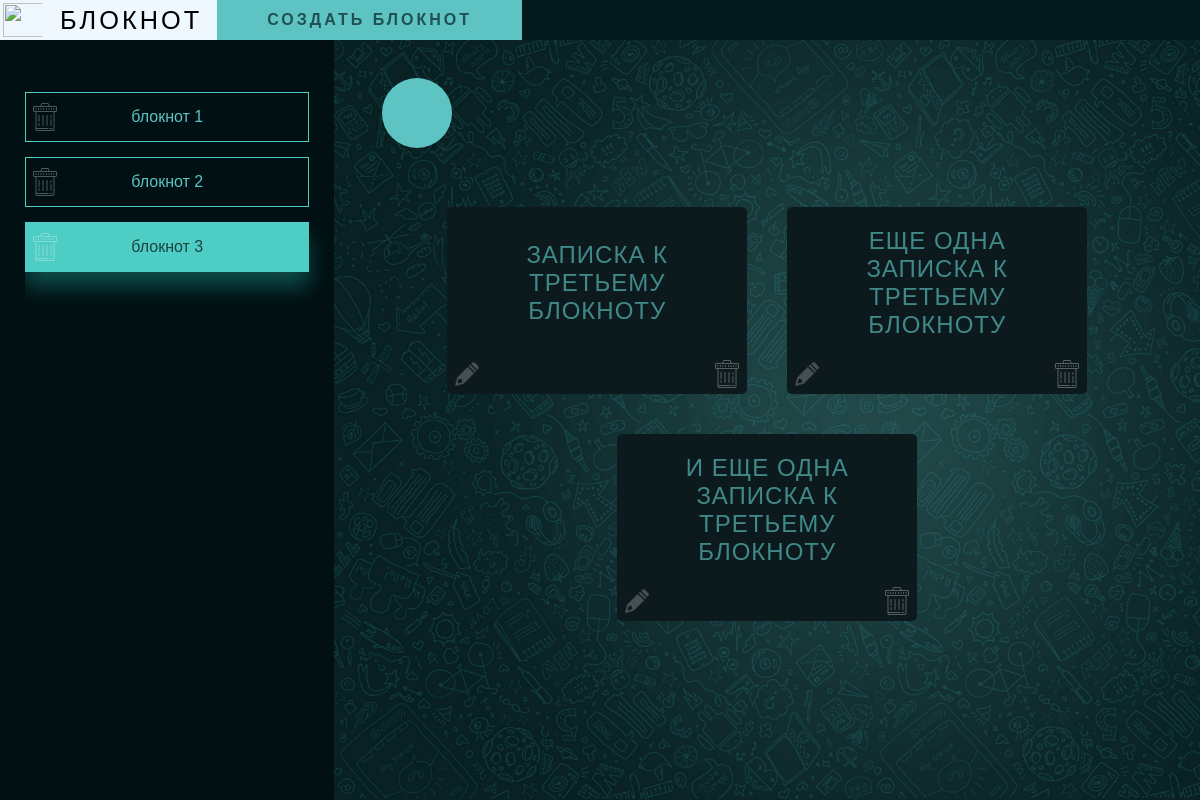
Page /index.php?id=3 on the earlier database version.
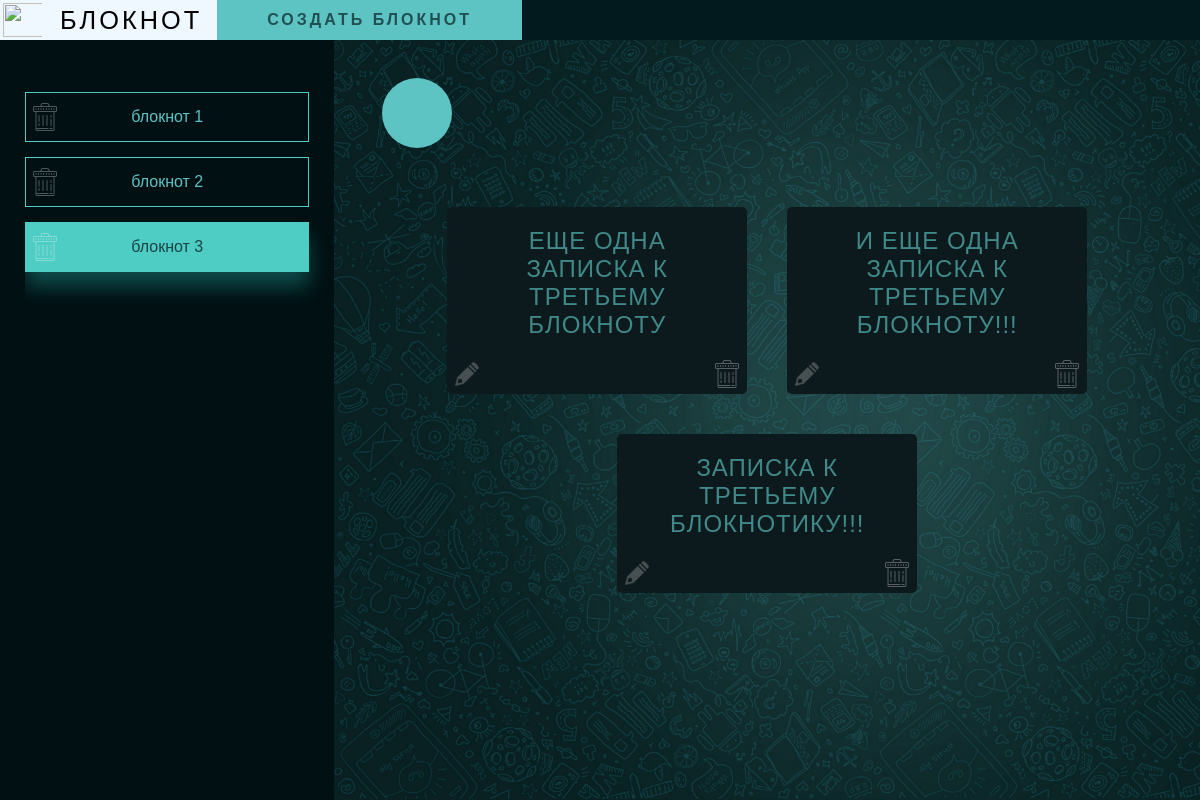
Same page on the later database version.
### tables this page shows
CREATE TABLE `bloknoti` (
  `id_bloknot` int(11) NOT NULL,
  `bloknot_name` varchar(50) NOT NULL
);

CREATE TABLE `zapiski` (
  `id_zapis` int(11) NOT NULL,
  `text_zapis` varchar(1000) NOT NULL,
  `id_bloknot` int(11) NOT NULL
);

### index.php (the view, shortened to what this page needs)
<?php
	require('./php/connection.php');
	$idBloknot = $_GET['id'];
?>
<!DOCTYPE html>
<html>
<head>
	<link rel="stylesheet" type="text/css" href="./css/style_bloknot.css">
</head>
<body>
	<div class="verh">
		<img src="picture/icons8-журнал-100.png" class="icon">
		<div class="name">
			<a href="index.php" class="bloknot">БЛОКНОТ</a>
			<a href="create.php" class="back"> СОЗДАТЬ БЛОКНОТ</a>
	    </div>
	</div>
	<div class="niz">
		<div class="left">
			<?php
				$queryBloknoti = "SELECT * FROM bloknoti;";
				$resultBloknoti = mysqli_query($link, $queryBloknoti);
				echo '<div class="zametki">';
				while ($bloknot = mysqli_fetch_assoc($resultBloknoti))
				{
					if ($idBloknot == $bloknot['id_bloknot'])
					{
						echo '
							<div class="zametka-div">
								<a class="zametka active" href="index.php?id='. $bloknot['id_bloknot'].'">'. $bloknot['bloknot_name'] .'</a>
								<a href="php/delete_bloknot.php?id='.$bloknot['id_bloknot'].'" class="delete delete-bloknot"> </a>
							</div>
							';
					}
					else
					{
						echo '
						<div class="zametka-div">
							<a class="zametka" href="index.php?id='. $bloknot['id_bloknot'].'">'. $bloknot['bloknot_name'] .'</a>
							<a href="php/delete_bloknot.php?id='.$bloknot['id_bloknot'].'" class="delete delete-bloknot"> </a>
						</div>
						';
					}
				}
				echo '</div>';
			?>
		</div>
		<div class="right" id="module">
			<?php
				if (isset($idBloknot))
				{
					echo '<div class="plus"><a href="create.php?id='.$idBloknot.'" class="btn_plus"> </a></div>';
				}
				else
				{
					echo `<br>`;
				}
			?>
			<div id="myDIV">
			<?php
				if (isset($idBloknot))
				{
					$queryZapiski = "SELECT * FROM zapiski WHERE id_bloknot = $idBloknot";
					$resultZapiski = mysqli_query($link, $queryZapiski);
					while ($zapiska = mysqli_fetch_assoc($resultZapiski))
					{
						echo '<p class="btn">'. $zapiska['text_zapis'] .'
								<a href="redaktor.php?id='.$zapiska['id_zapis'].'" class="delete edit"> </a>
								<a href="php/delete_zapis.php?id='.$zapiska['id_zapis'].'&bloknot='.$idBloknot.'" class="delete "> </a>
							</p>';
					}
				}
				else
				{
					echo '<h2> Выберите блокнот </h2>';
				}
			?>
			</div>
		</div>
	</div>
</body>
</html>

### css/style_bloknot.css (style rules this page uses)
* { padding: 0; margin: 0; outline: none; box-sizing: border-box; }
html, body { height: 100%; background-color: #001013; font-family: 'Montserrat', sans-serif; }
body { overflow: hidden; }
.plus { display: flex; }
.btn_plus { background-image: url(../picture/icons8-плюс-100.png); background-repeat: no-repeat; background-size: contain; width: 70px; height: 70px; margin-top: 5%; margin-bottom: 5%; background-color: #5dc3c3; border-radius: 106px; }
.verh { min-height: 5%; height: 40px; width: 100%; background-color: #02191d; display: flex; align-items: center; }
.bloknot { text-decoration: none; color: #000000; height: 100%; display: flex; justify-content: center; align-items: center; text-align: center; background-color: aliceblue; padding: 0 15px; letter-spacing: 3px; font-size: 19pt; }
.name { min-width: 25%; height: 100%; display: flex; }
.back { text-align: center; height: 100%; background-color: #5dc3c3; display: flex; justify-content: center; align-items: center; text-decoration: none; padding: 0px 50px; text-transform: uppercase; letter-spacing: 3px; font-weight: 600; color: #001013a3; }
img { height: 100%; background-color: aliceblue; padding: 3px; width: 45px; }
.niz { height: 95%; display: flex; }
.left { min-width: 250px; width: 37%; display: flex; flex-direction: column; overflow-y:auto; margin: 0 25px; margin-right: 0; margin-bottom: 25px; }
.zametki { margin-right: 25px; flex-grow: 1; margin-bottom: 25px; }
.zametka-div { position: relative; }
.zametka { text-decoration: none; width: 100%; display: block; border: 1px solid #4ECDC4; color: #5dc3c3; text-align: center; margin: 15px 0; padding: 15px 10px; position: relative; }
.zametka.active { background-color: #4ECDC4; color: 0 15px 20px rgba(36, 162, 156, 0.4); }
.delete { background-image: url(../picture/icons8-мусор-64.png); max-height: 40px; height: 100%; width: 40px; background-size: 80%; background-position: center; background-repeat: no-repeat; border: none; background-color: #9acd3200; filter: invert(1); cursor: pointer; opacity: 0.3; position: absolute; bottom: 0; right: 0; transition: 0.3s all; }
.edit { background-size: 60%; background-image: url(../picture/pencil_4076.png); left: 0; }
.right { background-image: url(../picture/fon.png); width: 100%; padding: 0% 4%; overflow-y: auto; background-size: cover; }
.delete-bloknot { left: 0; height: 100%; max-height: 100%; }
.btn { display: flex; justify-content: center; align-items: center; text-decoration: none; border: none; border-radius: 5px; width: 300px; text-transform: uppercase; min-height: 150px; margin: 20px; padding: 20px; cursor: pointer; background-color: #0c1a1d; letter-spacing: 1px; color: #5dc3c3a8; font-size: x-large; text-align: center; position: relative; padding-bottom: 55px; }
#myDIV { display: flex; flex-wrap: wrap; justify-content: center; }
.active { background: #5dc3c3; box-shadow: 0 15px 20px rgba(36, 162, 156, 0.4); color: #0c1a1dc4; transition: all 0.3s ease-in-out; }

Differences in the rows shown:
removed zapiski: text_zapis "ЗАПИСКА К ТРЕТЬЕМУ БЛОКНОТУ"
changed zapiski: text_zapis "И ЕЩЕ ОДНА ЗАПИСКА К ТРЕТЬЕМУ БЛОКНОТУ" → "И ЕЩЕ ОДНА ЗАПИСКА К ТРЕТЬЕМУ БЛОКНОТУ!!!"
added zapiski: text_zapis "ЗАПИСКА К ТРЕТЬЕМУ БЛОКНОТИКУ!!!"
